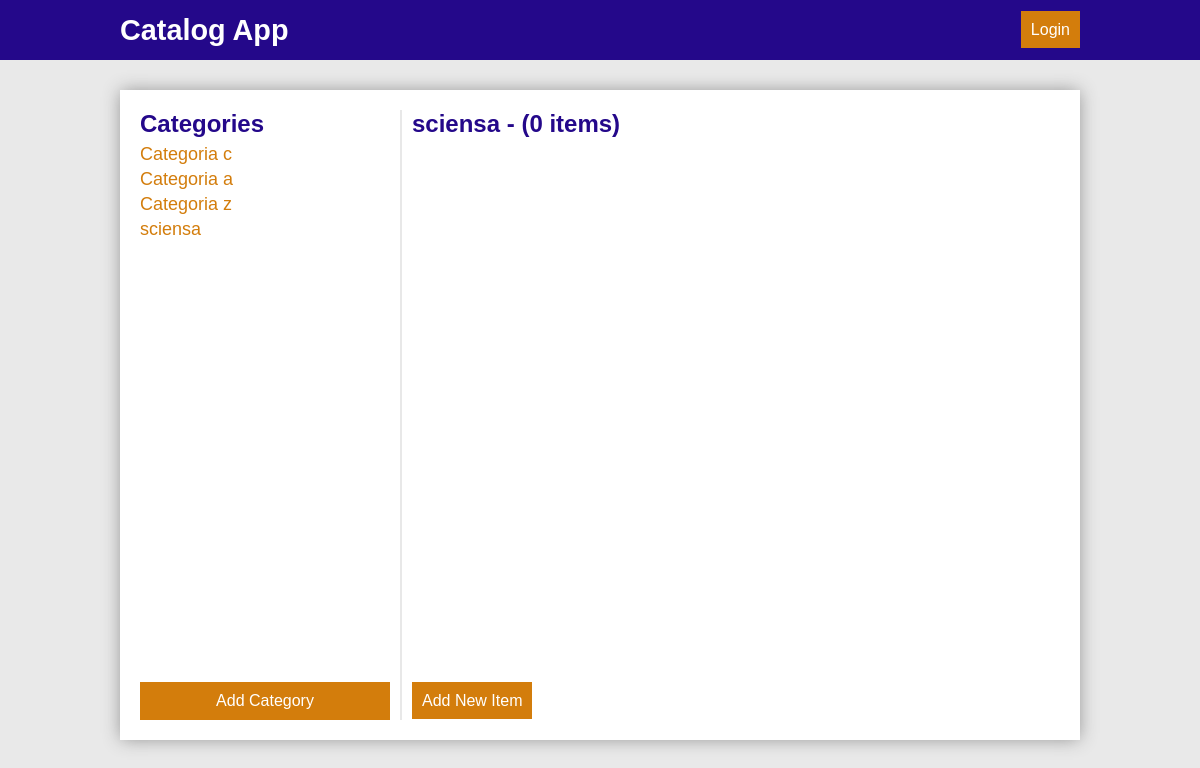
Before: /catalog/5/items with the older database file.
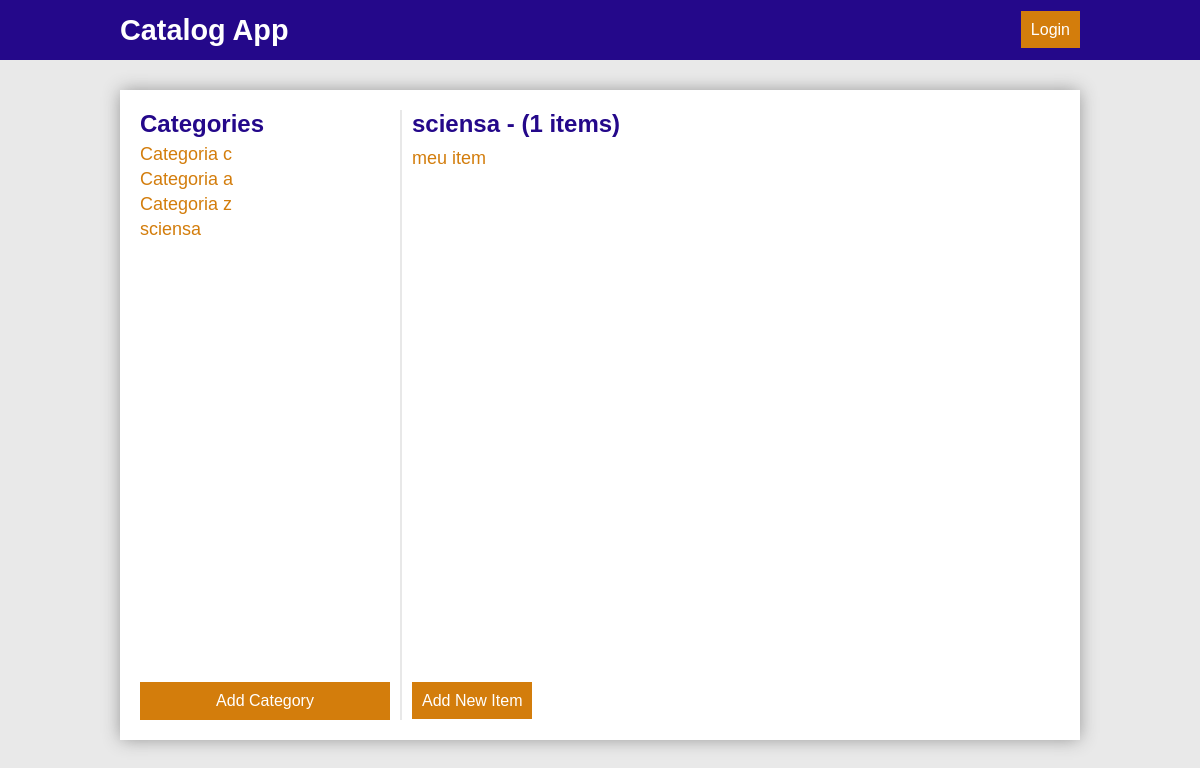
After: the same page with the newer database file.
### models.py (models this page shows, shortened)
class Category(Base):
    __tablename__ = 'category'
    id = Column(Integer, primary_key=True)
    title = Column(String(120), nullable=False)
    user_id = Column(Integer, ForeignKey('user.id'))
    user = relationship(User)
    created_at = Column(TIMESTAMP, default=datetime.utcnow, nullable=False)
    updated_at = Column(TIMESTAMP, default=datetime.utcnow,
                        onupdate=datetime.utcnow, nullable=False)

class Item(Base):
    __tablename__ = 'item'
    id = Column(Integer, primary_key=True)
    title = Column(String(120), nullable=False)
    description = Column(String(400), nullable=False)
    user_id = Column(Integer, ForeignKey('user.id'))
    user = relationship(User)
    created_at = Column(TIMESTAMP, default=datetime.utcnow, nullable=False)
    updated_at = Column(TIMESTAMP, default=datetime.utcnow,
                        onupdate=datetime.utcnow, nullable=False)
    categoryId = Column(Integer, ForeignKey('category.id'))
    category = relationship(Category)

### main.py (the view)
@app.route("/catalog/<int:categoryId>/items")
def showCatalogItems(categoryId):
    categories = crud.getAllCategories()
    items = crud.getItemsByCategory(categoryId)
    category = crud.getCategoryById(categoryId)
    logged = userIsLogged()
    owner = userIsOwner(category) if logged else False
    return render_template('items.html', categories=categories, items=items, itemsCount=len(items), category=category, logged=logged, owner=owner)  # noqa

### crud.py (called while the page is built)
def getAllCategories():
    return session.query(Category).all()

def getItemsByCategory(categoryId):
    return session.query(Item).order_by(
        Item.created_at).filter_by(categoryId=categoryId).all()

def getCategoryById(categoryId):
    return session.query(Category).filter_by(id=categoryId).one()

### main.py (called while the page is built)
@app.before_request
def getCurrentUser():
    if 'email' in login_session:
        user = crud.getUserByEmail(login_session['email'])
        if user is not None:
            g.user = user
            g.userId = user.id
            g.userName = user.name
            g.userPicture = user.picture
            g.userEmail = user.email
    else:
        g.user = None

def userIsLogged():
    return False if 'username' not in login_session else True

### templates/items.html (shortened to what this page needs)
{% extends "layout.html" %} {% block title %}Index{% endblock %} {% block head %} {{ super() }} {% endblock %}{%block navbar%}{{
super() }}{%endblock%}{% block content %}
<aside id="side">
    <div>
        <h3>Categories</h3>
        <ul>
            {% for c in categories %}
            <li>
                <a href="{{url_for('showCatalogItems', categoryTitle = c.title, categoryId = c.id)}}" class="list-item">{{c.title}}</a>
            </li>
            {% endfor %}
        </ul>
    </div>
    <a href="{{url_for('newCategory')}}" class="btn btn-primary">Add Category</a>
</aside>
<div id="line"></div>
<article id="article" class="main">
    <div>
        <div id="top-article">
            <h2>{{category.title}} - ({{itemsCount}} items) </h2>
        </div>
        <ul>
            {% for i in items %}
            <li>
                <a href="{{url_for('showItem', catalogItemId = i.category.id, itemId = i.id)}}" class="list">{{i.title}}
            </li>
            {% endfor %}
        </ul>
    </div>
    <div id="buttons">
        <a href="{{url_for('newItem')}}" class="btn btn-primary">Add New Item</a>
    </div>
</article>
{% endblock %}

Changed rows visible on the page:
added Item: title "meu item"
Other visible differences:
{{ itemsCount }}: "0" → "1"
